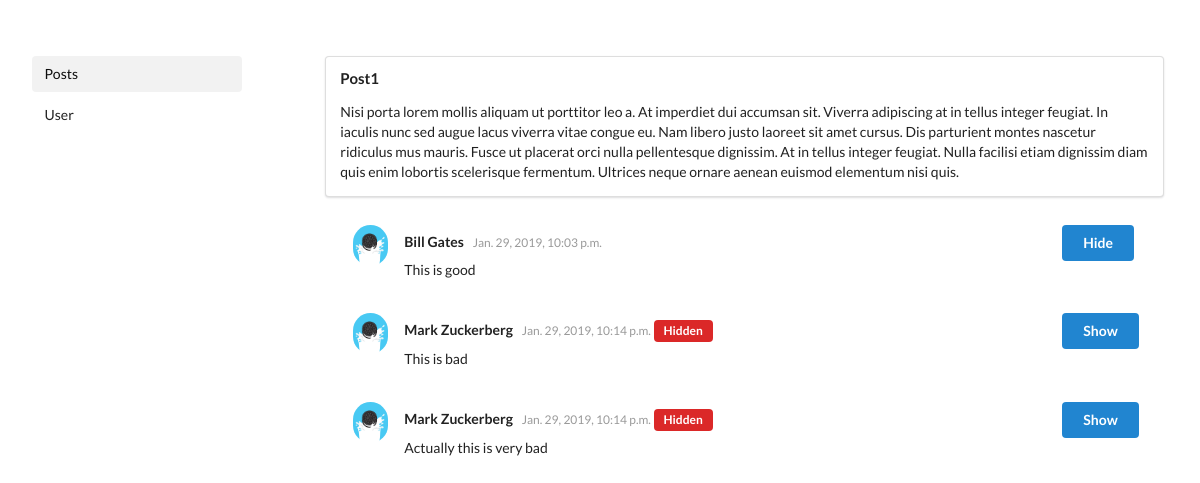
Screenshot of /blogs/admin/post/1/ (signed in) with the database file from the repository.
### blogs/models.py (models this page shows, shortened)
class Post(models.Model):
    post_id = models.AutoField(primary_key=True)
    post_title = models.CharField(max_length=30, unique=True)
    post_content = models.CharField(max_length=2500)
    timestamp = models.DateTimeField(auto_now_add=True)
    class Meta:
        ordering = ('post_title',)

class Comment(models.Model):
    comment_id = models.AutoField(primary_key=True)
    user = models.ForeignKey(BlogUser, on_delete=models.CASCADE)
    post = models.ForeignKey(Post, on_delete=models.CASCADE)
    comment_content = models.CharField(max_length=250)
    timestamp = models.DateTimeField(auto_now_add=True)
    is_hidden = models.BooleanField(default=False)

class BlogUser(models.Model):
    user = models.OneToOneField(User, on_delete=models.CASCADE)
    matric_no = models.CharField(max_length=9, unique=True, default="")
    liked_posts = models.ManyToManyField(Post)
    class Meta:
        ordering = ('user__last_name',)

### blogs/views.py (the view)
# urls.py: path('admin/post/<int:post_id>/', views.admin_post_detail, name='admin_post_detail'),
@staff_member_required(login_url='blogs:admin_login')
def admin_post_detail(request, post_id):
    post = get_object_or_404(Post, pk=post_id)
    return render(request, 'blogs/admin_post_detail.html', {'post': post})

### blogs/templates/blogs/admin_post_detail.html
{% extends 'base_admin_posts.html' %}
{% block content %}
  <div class="row">
    <div class="ui segment">
      <h4 class="ui header">{{ post.post_title }}</h4>
      <p>{{ post.post_content }}</p>
    </div>
  </div>
  <div class="ui basic segment">
    <div class="ui grid container">
      {% for comment in post.comment_set.all %}
        <div class="fourteen wide column">
          <div class="ui feed">
            <div class="event">
              <div class="label">
                {% load static %}
                <img src="{% static 'blogs/oreo.jpg' %}" alt="Avatar">
              </div>
              <div class="content">
                <div class="summary">
                  {{ comment.user.user.first_name }} {{ comment.user.user.last_name }}
                  <div class="date">
                    {{ comment.timestamp }}
                  </div>
                  {% if comment.is_hidden %}
                    <div class="ui red horizontal label">Hidden</div>
                  {% endif %}
                </div>
                <div class="extra text">
                  {{ comment.comment_content }}
                </div>
              </div>
            </div>
          </div>
        </div>
        <div class="two wide column">
          {% if comment.is_hidden %}
            <a class="ui primary button" href="{% url 'blogs:show_comment' comment.comment_id %}">Show</a>
          {% else %}
            <a class="ui primary button" href="{% url 'blogs:hide_comment' comment.comment_id %}">Hide</a>
          {% endif %}
        </div>
      {% endfor %}
    </div>
  </div>
{% endblock %}

### rows the page displays
Post: post_title "Post1", post_content "Nisi porta lorem mollis aliquam ut porttitor leo a. At imperdiet dui accumsan sit. Viverra adipiscing at in tellus integer feugiat. In iaculis nunc sed augue lacus viverra vitae congue eu. Nam libero justo laoreet sit amet cursus. Dis parturient montes nascetur ridiculus mus mauris. Fusce ut placerat orci nulla pellentesque dignissim. At in tellus integer feugiat. Nulla facilisi etiam dignissim diam quis enim lobortis scelerisque fermentum. Ultrices neque ornare aenean euismod elementum nisi quis."
Comment: user.user.first_name "Bill", user.user.last_name "Gates", timestamp "Jan. 29, 2019, 10:03 p.m.", comment_content "This is good", is_hidden "Hide"
Comment: user.user.first_name "Mark", user.user.last_name "Zuckerberg", timestamp "Jan. 29, 2019, 10:14 p.m.", is_hidden "Hidden", comment_content "This is bad"
Comment: user.user.first_name "Mark", user.user.last_name "Zuckerberg", timestamp "Jan. 29, 2019, 10:14 p.m.", is_hidden "Hidden", comment_content "Actually this is very bad"
